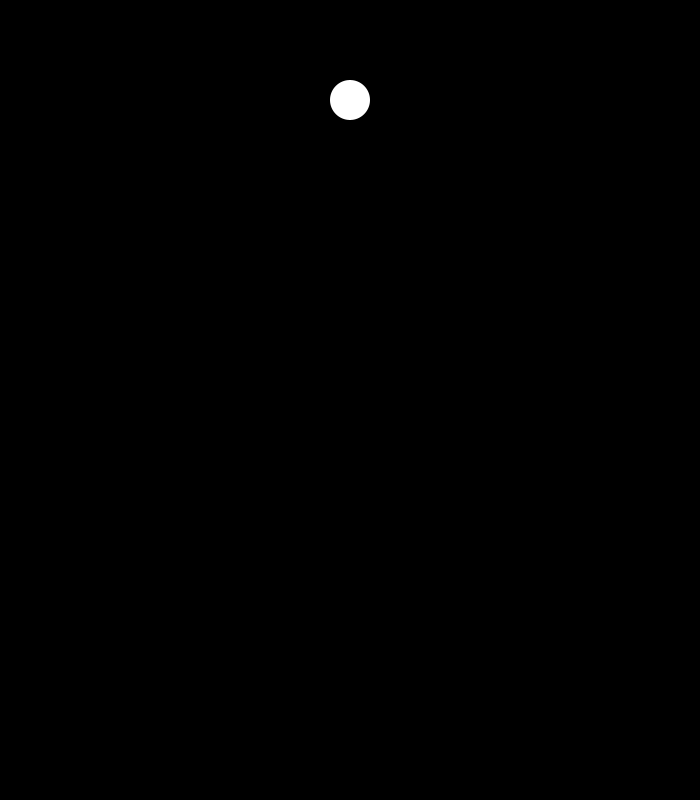
Frame 1 (no input)
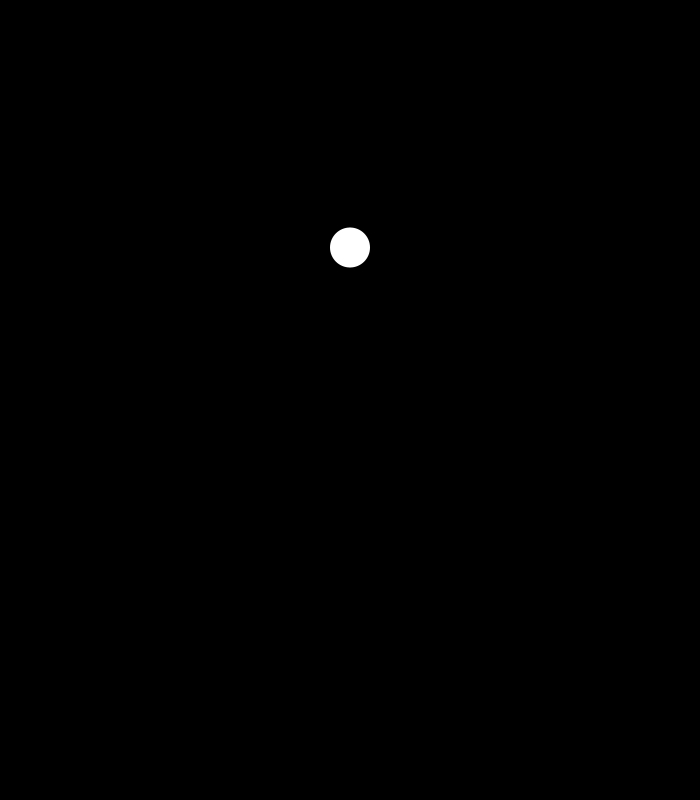
Frame 60 (the mouse pressed at the canvas centre just before this capture)
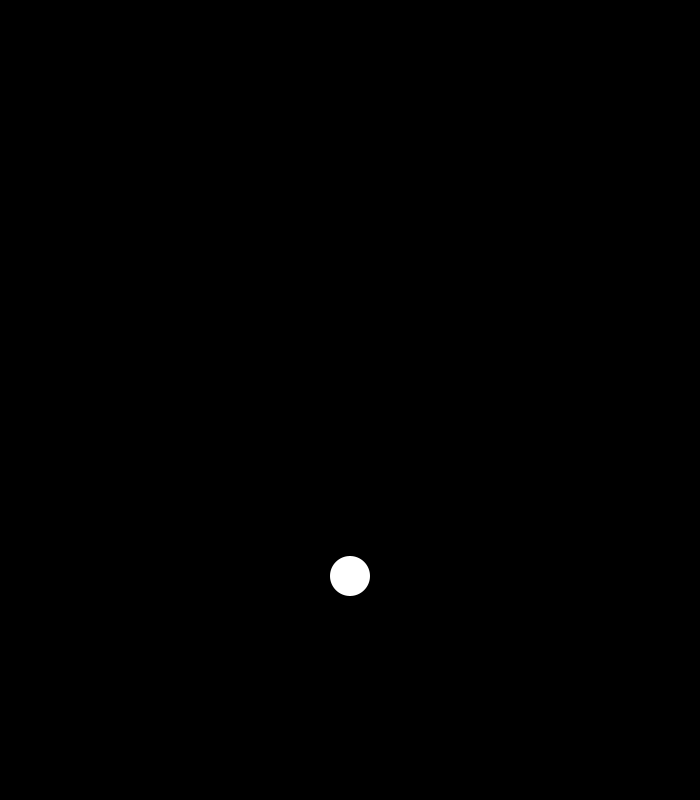
Frame 120 (the mouse held since frame 60 and released just before this capture)

The Processing sketch that drew these frames (run headless with seeded random() and noise(); from frame 60 on, the mouse is pressed at the canvas centre):

// Processing sketch: Gravity_Ball
// ── Gravity_Ball.pde
float x;
float y;
float sz;
float vy;
float ay;

void setup() {
  size(700, 800);
  noStroke();
  x = width/2;
  y = 100;
  sz = 40;
  vy = 1;
  ay = 0.05;
}

void draw() {
  background (0);
  ellipse(x, y, sz, sz);
  vy+=ay;
  y+=vy;
  if (y + sz/2>height) {
    y = height-sz/2;
    vy = -vy;
  }
}
